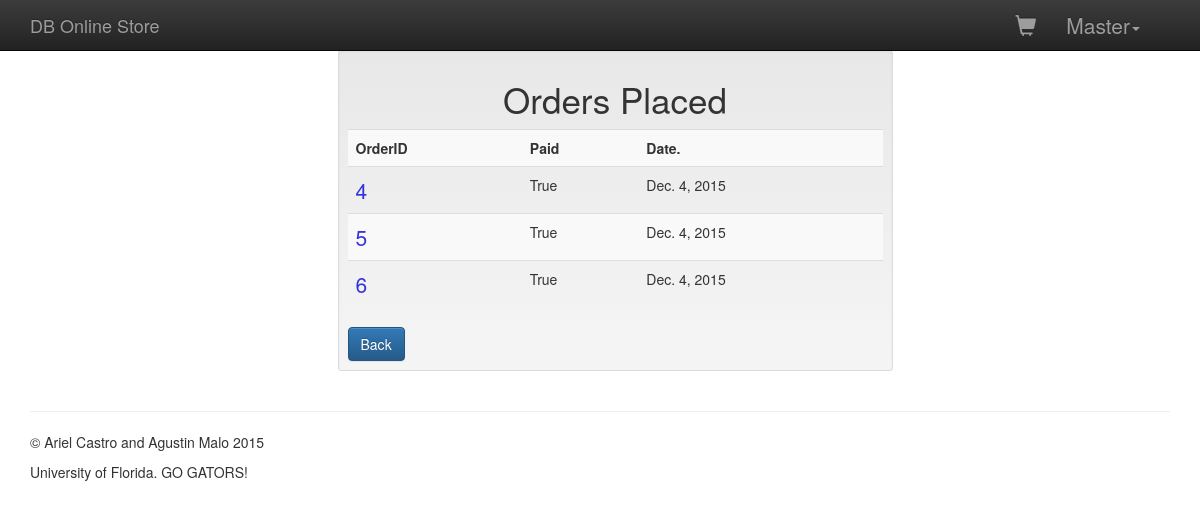
Page /account/orders/ (signed in) on the earlier database version.
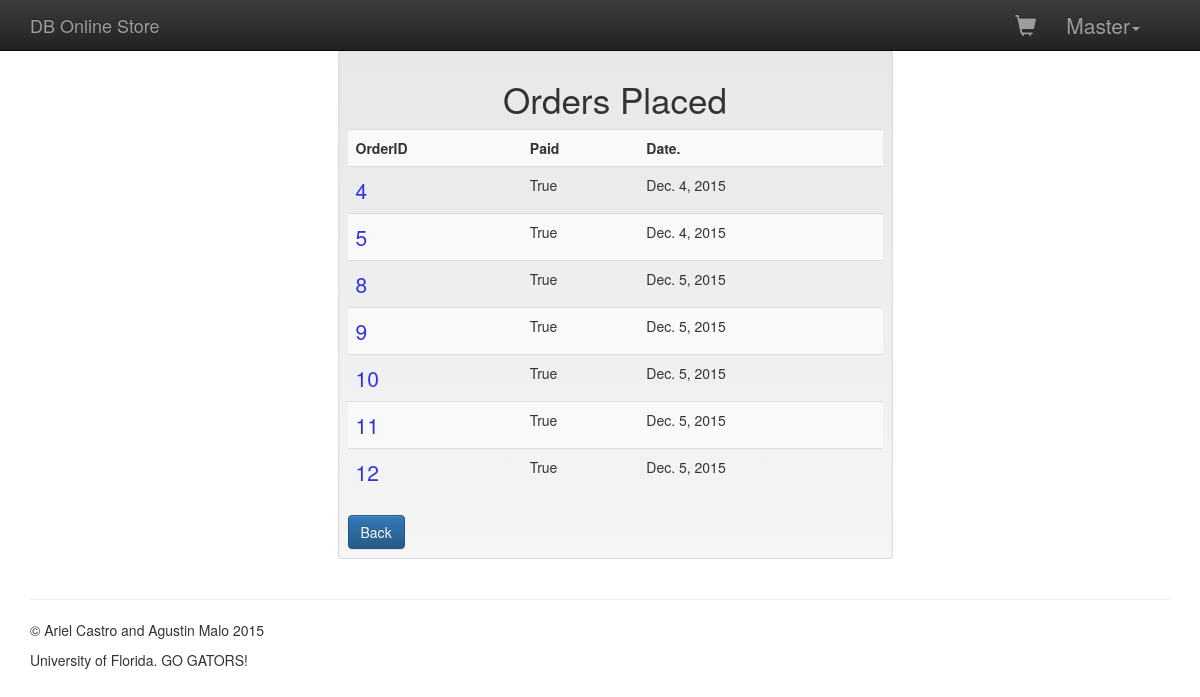
Same page on the later database version.
### main_store/models.py (models this page shows, shortened)
class OrderRelation(models.Model):
    order = models.ForeignKey('Order')
    user = models.ForeignKey('accounts.UserProfile')

class Order(models.Model):
    date = models.DateField(auto_now=False, auto_now_add=True)
    paid = models.BooleanField(default=1)

### accounts/views.py (the view)
# urls.py: url(r'^account/orders/$', accountsViews.orders, name='orders'),
@login_required
def orders(request):
    inventoryErrorMessage = ""
    current_user = request.user
    user_id = current_user.id
    user_profile = UserProfile.objects.get(user_id=user_id)
    if request.method == 'POST':
        print "IN order POST"
        cartCollection = Cart.objects.filter(user_id=user_profile.id)
        noInventoryIssue = True;
        for cart in cartCollection:
            product_id = cart.product_id
            invProduct = Product.objects.get(id=product_id)
            print " cart " + `cart.quantity`
            print " stock " + `invProduct.stock_quantity`
            if cart.quantity > invProduct.stock_quantity:
                noInventoryIssue = False;
                inventoryErrorMessage = cart.product.name
        if cartCollection and noInventoryIssue:
            newOrder = Order()
            print newOrder.date
            print newOrder.paid
            newOrder.save()
            orderRelation = OrderRelation(order_id=newOrder.id, user_id=user_profile.id)
            orderRelation.save()
            for cart in cartCollection:
                product_id = cart.product_id
                invProduct = Product.objects.get(id=product_id)
                in_stock = invProduct.stock_quantity
                order_quantity = cart.quantity
                in_stock -= order_quantity
                invProduct.stock_quantity = in_stock
                invProduct.save()
                containRelationship= Contain(quantity=cart.quantity, order_id=newOrder.id, product_id=cart.product_id)
                containRelationship.save()
                cart.delete()
        else:
            Cart.objects.all().delete()
        orders = OrderRelation.objects.filter(user_id=user_profile.id)
    else:
        print "IN order get"
        orders = OrderRelation.objects.filter(user_id=user_profile.id)
    return render(request, 'accounts/orders.html', {
        'orders': orders,
        'inventoryErrorMessage': inventoryErrorMessage,
    })

### db_online_store/templates/accounts/orders.html (shortened to what this page needs)
{% extends "base.html" %}
{% block content %}
<div class="container">
    <div class="row">
        <div class="col-sm-3 col-md-3"></div>
        <div class="col-xs-12 col-sm-6 col-md-6">
            <div class="well well-sm">
                <h2 class="text-center">Orders Placed</h2>
                <table class="table table-striped">
                <tr>
                    <th>OrderID</th>
                    <th>Paid</th>
                    <th>Date.</th>
                </tr>
                {% for orderRelation in orders %}
                <tr>
                    <td ><a href="{% url 'order_detail' orderRelation.order.id %}">{{ orderRelation.order.id }}</a></td>
                    <td>{{ orderRelation.order.paid }}</td>
                    <td>{{ orderRelation.order.date}}</td>
                </tr>
                {% endfor %}
                </table>
                <div class="btn-group">
                            <a href="{% url 'account' %}" type="button" class="btn btn-primary">Back</a>
                </div>
            </div>
        </div>
        <div class="col-sm-3 col-md-3"></div>
    </div>
</div>
{% endblock content %}

### db_online_store/templates/base.html (shortened to what this page needs)
{% load staticfiles %}
<!doctype html>
<html>
<head>
	<link rel="stylesheet" href="https://maxcdn.bootstrapcdn.com/bootstrap/3.3.5/css/bootstrap.min.css">
	<link rel="stylesheet" href="https://maxcdn.bootstrapcdn.com/bootstrap/3.3.5/css/bootstrap-theme.min.css">
	<link rel="stylesheet" type="text/css" href="{% static 'main.css' %}">
</head>
<body class="container">
	<nav class="navbar navbar-inverse navbar-fixed-top">
		<div class="container">
			<div class="navbar-header">
				<a class="navbar-brand" href="/">DB Online Store</a>
			</div>
			<div id="navbar" class="navbar-collapse collapse">
					{% if user.is_anonymous %}
					<a class="btn btn-success" href="{% url 'login' %}">Login</a>
					<a class="btn btn-success" href="{% url 'register' %}">Sign up</a>
					{% else %}
				<ul class="nav navbar-nav navbar-right">
					<li><a class="glyphicon glyphicon-shopping-cart" href="{% url 'cart' %}"></a></li>
					<li class="dropdown">
						<a href="" class="dropdown-toggle" data-toggle="dropdown" role="button" aria-haspopup="true" aria-expanded="false">{{ user.first_name | capfirst }}<span class="caret"></span></a>
					</li>
				</ul>
					{% endif %}
			</div>
		</div>
	</nav>
	{% block content %}
	{% endblock content %}
	<hr>
	<footer>
		<p>&copy; Ariel Castro and Agustin Malo 2015</p>
		<p>University of Florida. GO GATORS!</p>
	</footer>
	</body>
	</html>

### db_online_store/static/main.css (style rules this page uses)
h1, h2, h3 { font-size: 2.5em; }
a { font-size: 1.5em; }
ul { list-style-type: none; }
a { text-decoration: none; color: #33D; }
body { padding-top: 50px; padding-bottom: 20px; }

Differences in the rows shown:
removed OrderRelation: order.id "6", order.paid "True", order "Dec. 4, 2015"
added OrderRelation: order.id "8", order.paid "True", order "Dec. 5, 2015"
added OrderRelation: order.id "9", order.paid "True", order "Dec. 5, 2015"
added OrderRelation: order.id "10", order.paid "True", order "Dec. 5, 2015"
added OrderRelation: order.id "11", order.paid "True", order "Dec. 5, 2015"
added OrderRelation: order.id "12", order.paid "True", order "Dec. 5, 2015"
